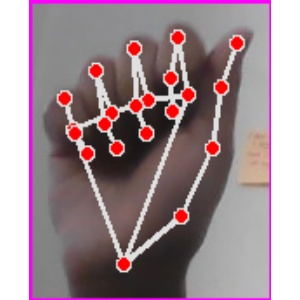
#> input picture archive (10) (1)/own_dataset/A/Image_1727698580.5552425.jpg, 300 x 300 px
$ python -i utils.py   (imports and definitions only)
#> lines starting #> are read from the running program, lines starting #| are printed output that depends on the picture
#> further down, picture is the input picture: shape (300, 300, 3); mean B, G, R 143.2, 136, 156.8
"""
utils.py
--------
Touchless Workflow Controller Utilities:
1. EMAFilter: Exponential Moving Average filter for 2D cursor coordinate stabilization.
2. GestureDebouncer: Per-gesture debouncing and cooldown management (0.5s limit).
3. CalibrationDashboard: Non-blocking Tkinter slider panel running in a separate daemon thread.
4. draw_hud: Heads-up display visual overlay on the live video stream.
"""

from typing import Dict, List, Optional, Tuple
import threading
import time
import cv2
import numpy as np
import tkinter as tk
from tkinter import ttk


class LightingNormalizer:
    """
    Dynamic CLAHE (Contrast Limited Adaptive Histogram Equalization) preprocessor.
    Normalizes uneven ambient lighting, eliminates monitor glare, and extracts
    hand features from deep silhouettes / backlighting in real time (<2ms overhead).
    Operates strictly on the Luminance (L) channel in LAB color space to preserve
    natural skin tone chromaticity (A & B channels).
    """

    def __init__(
        self, clip_limit: float = 2.2, tile_grid_size: Tuple[int, int] = (8, 8)
    ) -> None:
        """
        Initialize CLAHE equalizer.

        :param clip_limit: Threshold for contrast limiting (prevents noise amplification).
        :param tile_grid_size: Size of grid for local histogram equalization (default: 8x8).
        """
        self.clip_limit: float = float(clip_limit)
        self.tile_grid_size: Tuple[int, int] = tile_grid_size
        self.clahe = cv2.createCLAHE(
            clipLimit=self.clip_limit, tileGridSize=self.tile_grid_size
        )

    def process(self, frame_bgr: np.ndarray) -> np.ndarray:
        """
        Equalize lighting on BGR frame.

        :param frame_bgr: Raw input BGR frame from camera.
        :return: Lighting-normalized BGR frame with shadow detail recovered.
        """
        if frame_bgr is None:
            return frame_bgr
        lab = cv2.cvtColor(frame_bgr, cv2.COLOR_BGR2LAB)
#> lab: shape (300, 300, 3); mean of channels 0, 1, 2 149.4, 136.4, 128.7
        l, a, b = cv2.split(lab)
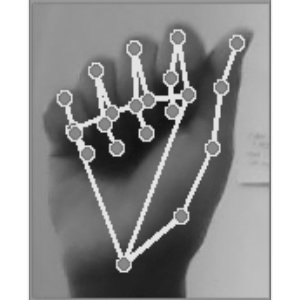
#> l: shape (300, 300); min 15, max 255, mean 149.4
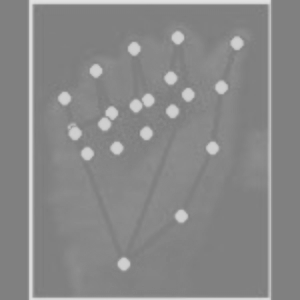
#> a: shape (300, 300); min 123, max 226, mean 136.4
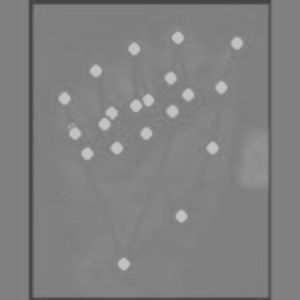
#> b: shape (300, 300); min 67, max 195, mean 128.7
        l_equalized = self.clahe.apply(l)
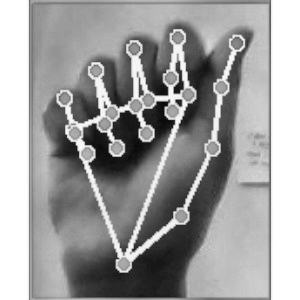
#> l_equalized: shape (300, 300); min 6, max 255, mean 157.4
        merged = cv2.merge((l_equalized, a, b))
#> merged: shape (300, 300, 3); mean of channels 0, 1, 2 157.4, 136.4, 128.7
        return cv2.cvtColor(merged, cv2.COLOR_LAB2BGR)
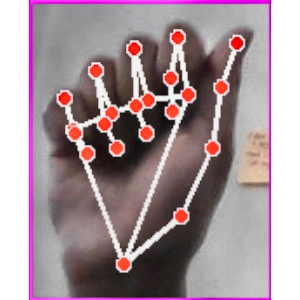
#> returned value: shape (300, 300, 3); mean B, G, R 151.5, 145.2, 164.7


class EngagementManager:
    """
    Engagement Zone and Wake Gesture state machine.
    Solves the 'Resting Hand' false-positive problem where face-scratching, sipping coffee,
    or resting hands near keyboards triggers accidental pinches or swipes.

    Features:
    1. Engagement Zone: Ignores hands outside a central interaction bounding box.
    2. Wake Gesture: Requires holding a flat OPEN_PALM for 1.2s to unlock active tracking.
    3. Auto-Lock Timeout: Automatically locks tracking after user removes hand for >2.5s.
    """

    # [89 lines left out: functions __init__, update, not called in this run]


class EMAFilter:
    """
    Exponential Moving Average (EMA) filter acting as a discrete, low-pass,
    infinite-impulse response (IIR) filter. Places more weight on recent data
    while exponentially discounting older frames.

    Difference Equation:
        smoothed_value = (alpha * current_value) + ((1 - alpha) * smoothed_value)
    """

    # [35 lines left out: functions __init__, update, not called in this run]

    def set_alpha(self, new_alpha: float) -> None:
        """Dynamically adjust smoothing alpha at runtime from UI slider."""
        self.alpha = float(new_alpha)

    def reset(self) -> None:
        """Reset internal filter history."""
        self.smoothed_value = None


class GestureDebouncer:
    """
    Debouncing and cooldown state machine using Python's time module.
    Prevents rapid-fire OS macro execution by enforcing a per-gesture cooldown period (default: 0.5s).
    """

    # [53 lines left out: functions __init__, can_trigger, record_trigger, is_cooldown_active, not called in this run]


class CalibrationDashboard:
    """
    Non-blocking Tkinter calibration control panel running in a separate daemon thread.
    Allows real-time dynamic tuning of pinch_threshold and EMA_alpha without freezing
    the OpenCV video capture while loop.
    """

    # [105 lines left out: functions __init__, _run_ui, _on_pinch_slider, _on_alpha_slider, not called in this run]

    def get_pinch_threshold(self) -> float:
        """Thread-safe getter for active pinch threshold."""
        return self.pinch_threshold

    def get_ema_alpha(self) -> float:
        """Thread-safe getter for active smoothing alpha."""
        return self.ema_alpha

    # [176 lines left out: functions close, draw_hud, not called in this run]

>>> import cv2
>>> picture = cv2.imread('archive (10) (1)/own_dataset/A/Image_1727698580.5552425.jpg')
>>> result = LightingNormalizer().process(picture)

$ run again, on archive (10) (1)/own_dataset/A/Image_1727698581.3509939.jpg
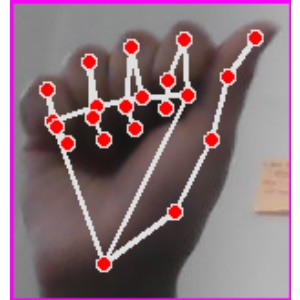
#> input picture archive (10) (1)/own_dataset/A/Image_1727698581.3509939.jpg, 300 x 300 px
#> picture is the input picture: shape (300, 300, 3); mean B, G, R 123.1, 115.1, 138.8
#> lab: shape (300, 300, 3); mean of channels 0, 1, 2 130.3, 137.6, 128.9
#> in process, `l, a, b = cv2.split(lab)`:
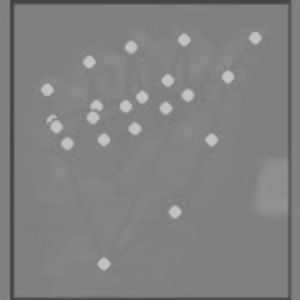
#> b: shape (300, 300); min 66, max 195, mean 128.9
#> merged: shape (300, 300, 3); mean of channels 0, 1, 2 139.7, 137.6, 128.9
#> in process, `return cv2.cvtColor(merged, cv2.COLOR_LAB2BGR)`:
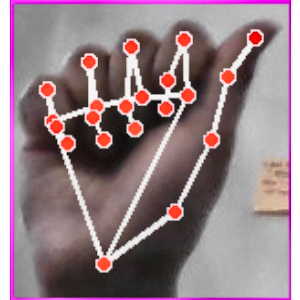
#> returned value: shape (300, 300, 3); mean B, G, R 132.7, 126, 148

$ run again, on archive (10) (1)/own_dataset/A/Image_1727698582.6164572.jpg
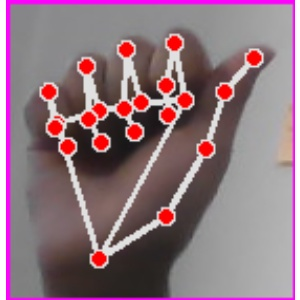
#> input picture archive (10) (1)/own_dataset/A/Image_1727698582.6164572.jpg, 300 x 300 px
#> picture is the input picture: shape (300, 300, 3); mean B, G, R 126.1, 116.4, 142.7
#> lab: shape (300, 300, 3); mean of channels 0, 1, 2 133.8, 138.5, 128.7
#> in process, `l, a, b = cv2.split(lab)`:
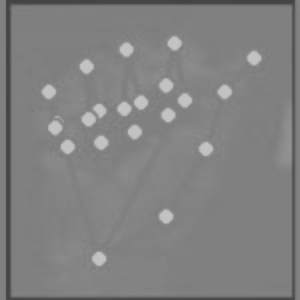
#> b: shape (300, 300); min 66, max 195, mean 128.7
#> merged: shape (300, 300, 3); mean of channels 0, 1, 2 141.1, 138.5, 128.7
#> in process, `return cv2.cvtColor(merged, cv2.COLOR_LAB2BGR)`:
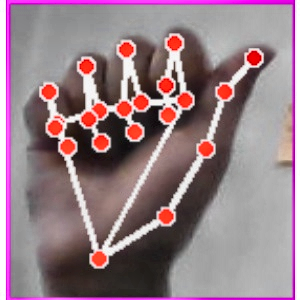
#> returned value: shape (300, 300, 3); mean B, G, R 133.8, 125.6, 149.9

$ run again, on archive (10) (1)/own_dataset/A/Image_1727698583.3005757.jpg
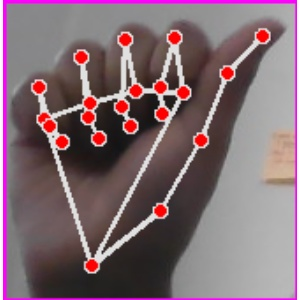
#> input picture archive (10) (1)/own_dataset/A/Image_1727698583.3005757.jpg, 300 x 300 px
#> picture is the input picture: shape (300, 300, 3); mean B, G, R 114.2, 106.6, 129.4
#> lab: shape (300, 300, 3); mean of channels 0, 1, 2 121.4, 137.3, 128.8
#> in process, `l, a, b = cv2.split(lab)`:
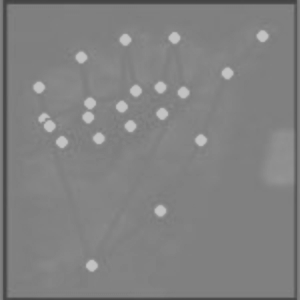
#> b: shape (300, 300); min 67, max 195, mean 128.8
#> merged: shape (300, 300, 3); mean of channels 0, 1, 2 131.8, 137.3, 128.8
#> in process, `return cv2.cvtColor(merged, cv2.COLOR_LAB2BGR)`:
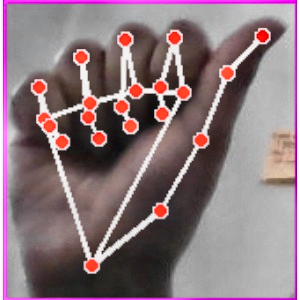
#> returned value: shape (300, 300, 3); mean B, G, R 124.6, 118.3, 139.5
